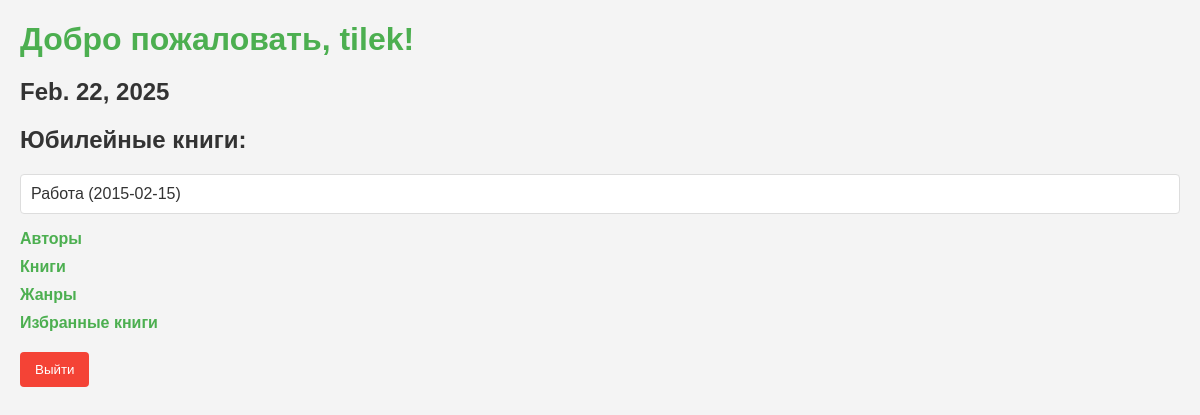
The app's page /index/ (signed in) with its own data.
### app/models.py (models this page shows, shortened)
class CustomUser(AbstractUser):
    email = models.EmailField(verbose_name='Электронная почта', unique=True)
    USERNAME_FIELD = 'username'
    REQUIRED_FIELDS = ['email']
    class Meta:
        verbose_name = 'Пользователь'
        verbose_name_plural = 'Пользователи'

class Book(models.Model):
    title = models.CharField("Название", max_length=100)
    summary = models.TextField("Краткое содержание", blank=True, null=True)
    isbn = models.IntegerField("ISBN", unique=True)
    author = models.ManyToManyField(Author, verbose_name="Автор")
    publication_date = models.DateField("Дата публикации")
    genre = models.ManyToManyField(Genre, verbose_name="Жанр")
    class Meta:
        verbose_name = "Книга"
        verbose_name_plural = "Книги"

### app/views.py (the view)
# urls.py: path('index/', IndexPageView.as_view(), name='index'),
class IndexPageView(LoginRequiredMixin, TemplateView):
    template_name = 'index.html'
    login_url = '/'
    def get_context_data(self, **kwargs):
        context = super().get_context_data(**kwargs)
        today = timezone.now().date()
        yesterday = today - timedelta(days=1)
        new_books = Book.objects.filter(publication_date__gte=yesterday)
        anniversary_years = [5, 10, 20, 50, 100]
        anniversary_books = Book.objects.filter(publication_date__year__in=[
            today.year - year for year in anniversary_years
        ])
        context['today'] = today
        context['new_books'] = new_books
        context['anniversary_books'] = anniversary_books
        context['has_new_books'] = new_books.exists()
        context['has_anniversary_books'] = anniversary_books.exists()
        return context

### templates/index.html (shortened to what this page needs)
<!DOCTYPE html>
<html lang="ru">
<head>
</head>
<body>
    <h1>Добро пожаловать, {{ user.username }}!</h1>
    <h2>{{ today }}</h2>
    {% if has_anniversary_books %}
        <h2>Юбилейные книги:</h2>
        <div class="book-list">
            {% for book in anniversary_books %}
                <div class="book-item">{{ book.title }} ({{ book.publication_date|date:"Y-m-d" }})</div>
            {% endfor %}
        </div>
    {% endif %}
    <nav>
        <ul>
            <li><a href="{% url 'author_list' %}">Авторы</a></li>
            <li><a href="{% url 'book_list' %}">Книги</a></li>
            <li><a href="{% url 'genre_list' %}">Жанры</a></li>
            <li><a href="{% url 'favorite_books' %}">Избранные книги</a></li>
        </ul>
    </nav>
    <form method="post" action="{% url 'logout' %}">
        <button type="submit">Выйти</button>
    </form>
</body>
</html>

### templates/index.html (style rules this page uses)
body { font-family: Arial, sans-serif; margin: 20px; background-color: #f4f4f4; color: #333; }
h1 { margin-bottom: 20px; color: #4CAF50; }
nav { margin-bottom: 20px; }
ul { list-style-type: none; padding: 0; }
li { margin-bottom: 10px; }
a { text-decoration: none; color: #4CAF50; font-weight: bold; }
.book-list { margin-top: 20px; }
.book-item { margin-bottom: 10px; padding: 10px; background-color: #fff; border: 1px solid #ddd; border-radius: 4px; }
button { padding: 10px 15px; background-color: #f44336; color: white; border: none; border-radius: 4px; cursor: pointer; }

### records on screen
CustomUser: username "tilek"
Book: title "Работа", publication_date "2015-02-15"
